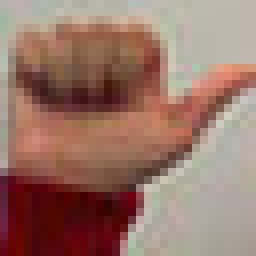
#> input picture DataSet/A/A0.jpg, 32 x 32 px, given in place of the camera (shown 8 times larger)
$ python handDetection.py   (older library calls are emulated)
#> lines starting #> are read from the running program, lines starting #| are printed output that depends on the picture; after the words box and inside, x2 and y2 are one past the last pixel; in counts of white or black regions, pixels touching at a corner belong together
'''
El problema de la deteccion de la mano se divide en 3 partes :
    1. Remover el fondo
    2. Deteccion de movimiento y binarizacion
    3. Deteccion del contorno
'''

import cv2
import numpy as np
import imutils
import math

#global variables
bg = None

def run_avg(image, aWeight):
    global bg
    # initialize the background in the first frame
    if bg is None:
        bg = image.copy().astype("float")
        return

    # compute weighted average, accumulate it and update the background
    cv2.accumulateWeighted(image, bg, aWeight)

def segment(image, threshold=25):
    global bg
    # find the absolute difference between background and current frame
    diff = cv2.absdiff(bg.astype("uint8"), image)

    # threshold the diff image so that we get the foreground
    thresholded = cv2.threshold(diff,
                                threshold,
                                255,
                                cv2.THRESH_BINARY)[1]

    # get the contours in the thresholded image
    (_, cnts, _) = cv2.findContours(thresholded.copy(),
                                    cv2.RETR_EXTERNAL,
                                    cv2.CHAIN_APPROX_SIMPLE)

    # return None, if no contours detected
    if len(cnts) == 0:
        return
    else:
        # based on contour area, get the maximum contour which is the hand
        segmented = max(cnts, key=cv2.contourArea)
        return (thresholded, segmented)

if __name__ == "__main__":
    # initialize weight for running average
    aWeight = 0.5

    # get the reference to the webcam
    camera = cv2.VideoCapture(0)

    # region of interest (ROI) coordinates
    top, right, bottom, left = 80, 350, 225, 590

    # initialize num of frames
    num_frames = 0

    # keep looping, until interrupted
    while(True):
        # get the current frame
        (grabbed, frame) = camera.read()
#> frame is the input picture: shape (32, 32, 3); mean B, G, R 104.7, 117, 152.8

        # resize the frame
        frame = imutils.resize(frame, width=700)
#> frame: shape (700, 700, 3)

        # flip the frame so that it is not the mirror view
        frame = cv2.flip(frame, 1)
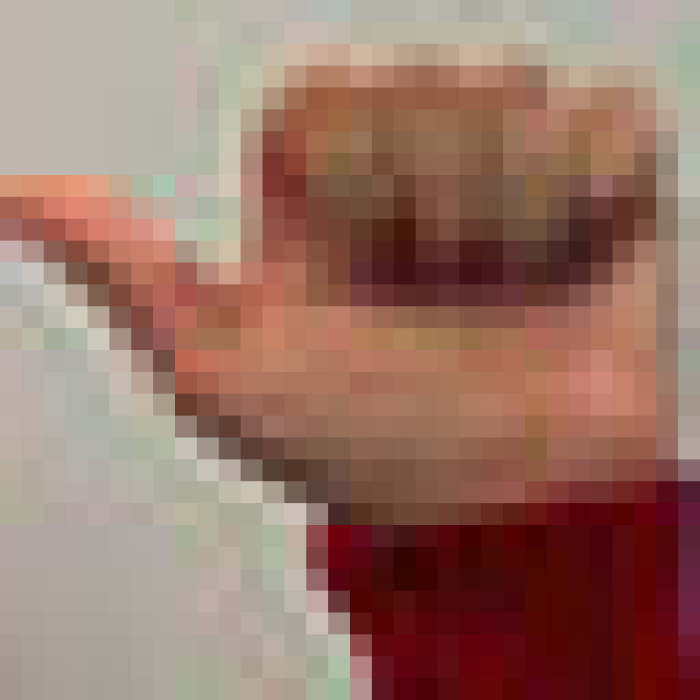
#> frame: shape (700, 700, 3); mean B, G, R 104.7, 117, 152.8

        # clone the frame
        clone = frame.copy()

        # get the height and width of the frame
        (height, width) = frame.shape[:2]
#> height = 700; width = 700

        # get the ROI
        roi = frame[top:bottom, right:left]
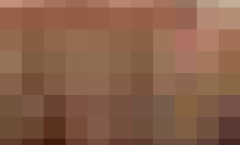
#> roi: shape (145, 240, 3); mean B, G, R 74.4, 96.4, 137.6

        # convert the roi to grayscale and blur it
        gray = cv2.cvtColor(roi, cv2.COLOR_BGR2GRAY)
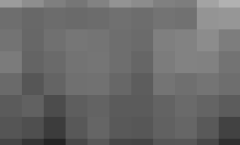
#> gray: shape (145, 240); min 36, max 177, mean 106.2
        gray = cv2.GaussianBlur(gray, (7, 7), 0)

        # to get the background, keep looking till a threshold is reached
        # so that our running average model gets calibrated
        if num_frames < 30:
            run_avg(gray, aWeight)
        else:
            # segment the hand region
            hand = segment(gray)

            # check whether hand region is segmented
            if hand is not None:
                # if yes, unpack the thresholded image and
                # segmented region
                (thresholded, segmented) = hand

                # draw the segmented region and display the frame
                cv2.drawContours(clone, [segmented + (right, top)], -1, (0, 0, 255))
                cv2.imshow("Thesholded", thresholded)

                _,contours,hierarchy= cv2.findContours(thresholded,cv2.RETR_TREE,cv2.CHAIN_APPROX_SIMPLE)

                cnt = max(contours, key = lambda x: cv2.contourArea(x))
                epsilon = 0.0005*cv2.arcLength(cnt,True)
                approx= cv2.approxPolyDP(cnt,epsilon,True)
                hull = cv2.convexHull(cnt)

                areahull = cv2.contourArea(hull)
                areacnt = cv2.contourArea(cnt)
                arearatio=((areahull-areacnt)/areacnt)*100
                hull = cv2.convexHull(approx, returnPoints=False)
                defects = cv2.convexityDefects(approx, hull)

                l=0

                for i in range(defects.shape[0]):
                    s,e,f,d = defects[i,0]
                    start = tuple(approx[s][0])
                    end = tuple(approx[e][0])
                    far = tuple(approx[f][0])
                    pt= (100,180)


                    # find length of all sides of triangle
                    a = math.sqrt((end[0] - start[0])**2 + (end[1] - start[1])**2)
                    b = math.sqrt((far[0] - start[0])**2 + (far[1] - start[1])**2)
                    c = math.sqrt((end[0] - far[0])**2 + (end[1] - far[1])**2)
                    s = (a+b+c)/2
                    ar = math.sqrt(s*(s-a)*(s-b)*(s-c))

                    #distance between point and convex hull
                    d=(2*ar)/a

                    # apply cosine rule here
                    angle = math.acos((b**2 + c**2 - a**2)/(2*b*c)) * 57


                    # ignore angles > 90 and ignore points very close to convex hull(they generally come due to noise)
                    if angle <= 90 and d>30:
                        l += 1
                        cv2.circle(roi, far, 3, [255,0,0], -1)

                    #draw lines around hand
                    cv2.line(roi,start, end, [0,255,0], 2)
                l+=1
            # [4 lines of commented-out code are left out]
                font = cv2.FONT_HERSHEY_SIMPLEX
                if l==1:
                    if areacnt<2000:

                        cv2.putText(frame,'Put hand in the box',(0,50), font, 2, (0,0,255), 3, cv2.LINE_AA)
                    else:
                        if arearatio<=4 and areacnt<6000:
                            cv2.putText(frame,'S',(0,50), font, 2, (0,0,255), 3, cv2.LINE_AA)
                        elif arearatio<=4 and arearatio>0 and areacnt>=7000:
                            cv2.putText(frame,'B',(0,50), font, 2, (0,0,255), 3, cv2.LINE_AA)
                        elif arearatio<=5 and areacnt<8500:
                            cv2.putText(frame,'E',(0,50), font, 2, (0,0,255), 3, cv2.LINE_AA)
                        elif arearatio>11 and arearatio<16:
                            cv2.putText(frame,'A',(0,50), font, 2, (0,0,255), 3, cv2.LINE_AA)
                        elif arearatio>=16 and arearatio<21:
                            cv2.putText(frame,'D',(0,50), font, 2, (0,0,255), 3, cv2.LINE_AA)

                        elif arearatio>26:
                            cv2.putText(frame,'Y',(0,50), font, 2, (0,0,255), 3, cv2.LINE_AA)
                        else:
                            cv2.putText(frame,'',(0,50), font, 2, (0,0,255), 3, cv2.LINE_AA)
                elif l==2:
                    if arearatio<18 and areacnt<8000:
                        cv2.putText(frame,'F',(0,50), font, 2, (0,0,255), 3, cv2.LINE_AA)
                    elif arearatio<30 and areacnt<7500:
                        cv2.putText(frame,'C',(0,50), font, 2, (0,0,255), 3, cv2.LINE_AA)
                    else:
                        cv2.putText(frame,'V',(0,50), font, 2, (0,0,255), 3, cv2.LINE_AA)
                elif l==3:

                    if arearatio<27:
                        cv2.putText(frame,'3',(0,50), font, 2, (0,0,255), 3, cv2.LINE_AA)
                    else:
                        cv2.putText(frame,'W',(0,50), font, 2, (0,0,255), 3, cv2.LINE_AA)

                elif l==4:
                    cv2.putText(frame,'4',(0,50), font, 2, (0,0,255), 3, cv2.LINE_AA)

                elif l==5:
                    cv2.putText(frame,'5',(0,50), font, 2, (0,0,255), 3, cv2.LINE_AA)

                elif l==6:
                    cv2.putText(frame,'reposition',(0,50), font, 2, (0,0,255), 3, cv2.LINE_AA)

                else :
                    cv2.putText(frame,'reposition',(10,50), font, 2, (0,0,255), 3, cv2.LINE_AA)


        # draw the segmented hand
        cv2.rectangle(clone, (left, top), (right, bottom), (0,255,0), 2)
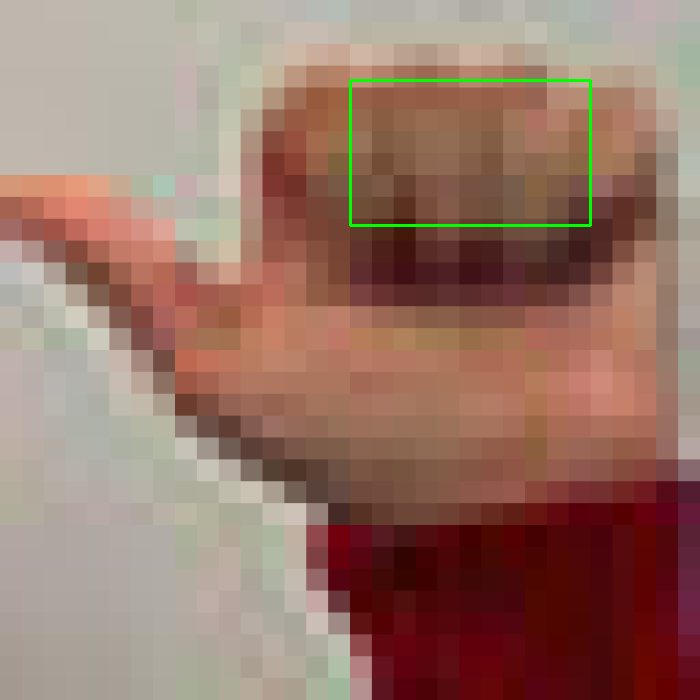
#> clone: shape (700, 700, 3); 0.47% of pixels changed, all inside (x1, y1, x2, y2) = (349, 79, 592, 227)

        # increment the number of frames
        num_frames += 1

        # display the frame with segmented hand
        cv2.imshow("Video Feed", clone)

        cv2.imshow("T",frame)

        # observe the keypress by the user
        keypress = cv2.waitKey(1) & 0xFF
#> (key q is pressed here)

        # if the user pressed "q", then stop looping
        if keypress == ord("q"):
            break

        if keypress == ord("r"):
            run_avg(grey,aWeight)
            break
# free up memory
camera.release()
cv2.destroyAllWindows()

$ run again, on DataSet/A/A1.jpg
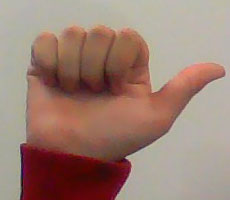
#> input picture DataSet/A/A1.jpg, 230 x 200 px, given in place of the camera
#> frame is the input picture: shape (200, 230, 3); mean B, G, R 116.1, 128.2, 157.5
#> `gray = cv2.cvtColor(roi, cv2.COLOR_BGR2GRAY)`:
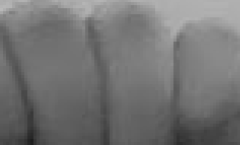
#> gray: shape (145, 240); min 29, max 184, mean 115.1
#> `cv2.rectangle(clone, (left, top), (right, bottom), (0,255,0), 2)`:
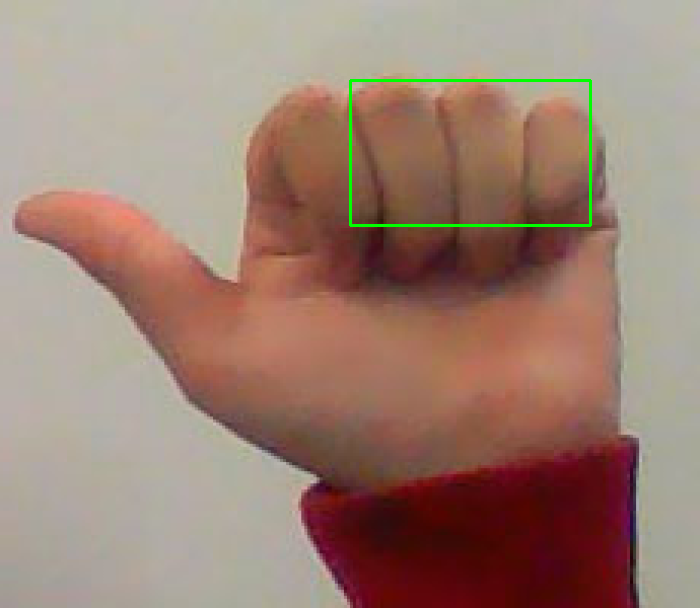
#> clone: shape (608, 700, 3); mean B, G, R 115.6, 129, 156.7

$ run again, on DataSet/A/A10.jpg
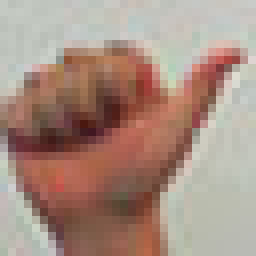
#> input picture DataSet/A/A10.jpg, 32 x 32 px, given in place of the camera (shown 8 times larger)
#> frame is the input picture: shape (32, 32, 3); mean B, G, R 130.3, 142.9, 168.5
#> `gray = cv2.cvtColor(roi, cv2.COLOR_BGR2GRAY)`:
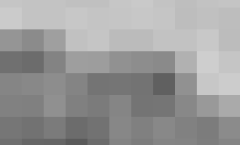
#> gray: shape (145, 240); min 90, max 206, mean 154.8
#> `cv2.rectangle(clone, (left, top), (right, bottom), (0,255,0), 2)`:
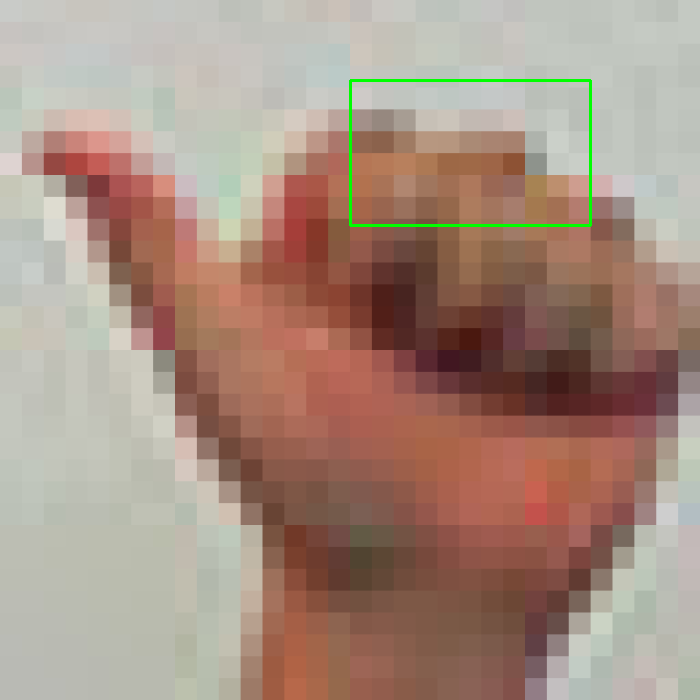
#> clone: shape (700, 700, 3); mean B, G, R 129.7, 143.4, 167.7

$ run again, on DataSet/A/A11.jpg
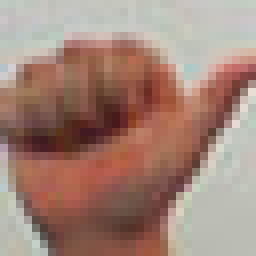
#> input picture DataSet/A/A11.jpg, 32 x 32 px, given in place of the camera (shown 8 times larger)
#> frame is the input picture: shape (32, 32, 3); mean B, G, R 120.3, 132.8, 162.7
#> `gray = cv2.cvtColor(roi, cv2.COLOR_BGR2GRAY)`:
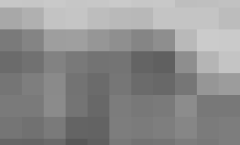
#> gray: shape (145, 240); min 87, max 203, mean 141.4
#> `cv2.rectangle(clone, (left, top), (right, bottom), (0,255,0), 2)`:
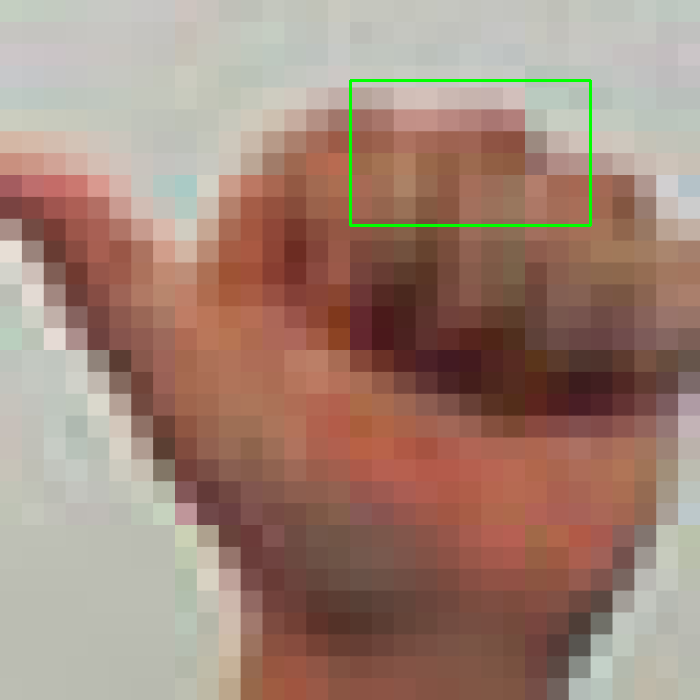
#> clone: shape (700, 700, 3); mean B, G, R 119.7, 133.3, 161.9
